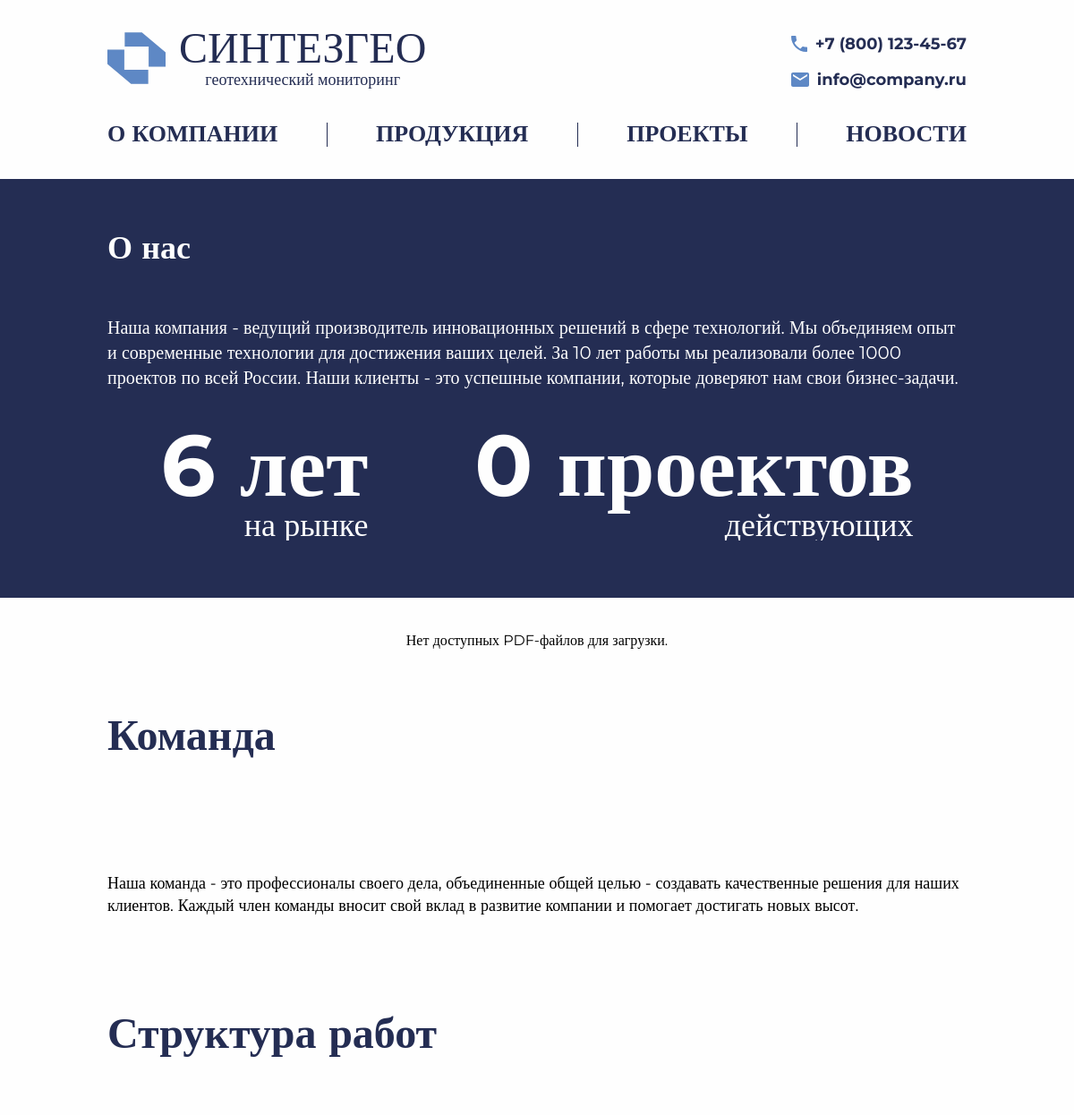
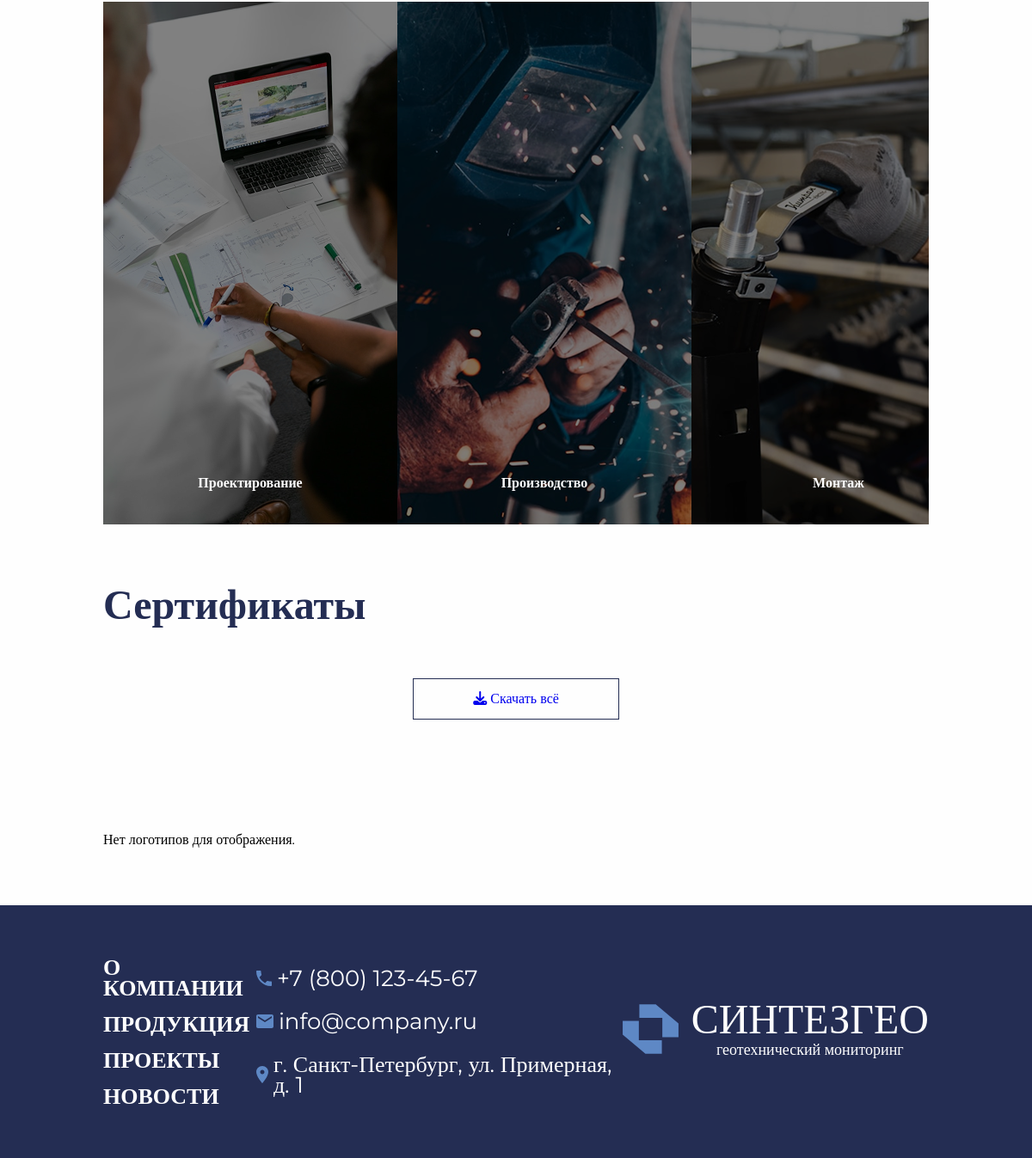
The page /about/ on the database its author committed (2 pictures, top to bottom).
### content/models.py (models this page shows, shortened)
class AboutIndex(models.Model):
    phone = models.TextField(verbose_name="Номер телефона")
    email = models.EmailField(verbose_name="Адрес электронной почтой")
    address = models.TextField(default=None, verbose_name="Адрес предприятия")
    slogan = models.TextField(verbose_name="Слоган")
    description_1 = models.TextField(
        verbose_name="Описание 'О компании' для первого блока главной страницы"
    )
    description_2 = models.TextField(
        verbose_name="Описание 'О компании' для второго блока главной страницы"
    )
    class Meta:
        verbose_name = "Наполнение главной страницы"
        verbose_name_plural = "Наполнение главной страницы (должно быть одно)"

class AboutCompany(models.Model):
    company_description = models.TextField(
        verbose_name="Текст с описанием компании в самом верху страницы"
    )
    colleagues_description = models.TextField(
        verbose_name="Текст для раздела 'Команда'", null=True
    )
    colleagues_main_image = models.ImageField(
        verbose_name="Общее фото для раздела 'Команда'",
        upload_to="company_image/",
        null=True,
        blank=True,
    )
    colleagues = models.ManyToManyField(
        "Colleague",
        related_name="companies",
        blank=True,
        verbose_name="Коллеги",
    )
    class Meta:
        verbose_name = "Наполнение раздела 'О нас'"
        verbose_name_plural = "Наполнение раздела 'О нас' (должно быть одно)"

### api/views.py (the view)
# urls.py: path("about/", about_company_view, name="about"),
def about_company_view(request):
    about_company = AboutCompany.objects.first()
    established_year = 2019
    current_year = timezone.now().year
    years_in_market = current_year - established_year
    certificates = Certificate.objects.all()
    project_count = Project.objects.count()
    logo_images = about_company.logo_images.all()
    company_pdfs = about_company.pdfs.all()
    colleagues = Colleague.objects.all()
    context = {
        "about_company": about_company,
        "colleagues": colleagues,
        "years_in_market": years_in_market,
        "project_count": project_count,
        "certificates": certificates,
        "logo_images": logo_images,
        "company_pdfs": company_pdfs,
    }
    return render(request, "main/about_company.html", context)

### api/context_processors.py (called while the page is built)
def about_index_processor(request):
    about_index = AboutIndex.objects.first()  # Получаем первый объект AboutIndex
    return {
        'about_index': about_index  # Возвращаем объект в контексте
    }

### templates/main/about_company.html (shortened to what this page needs)
{% extends 'main/base.html' %}
{% load static %}
{% block content %}
{% include 'includes_about_company/about_us.html' %}
{% include 'includes_about_company/download_section.html' %}
{% include 'includes_about_company/team_section.html' %}
{% include 'includes_about_company/structure_section.html' %}
{% include 'includes_about_company/sertificates_section.html' %}
{% include 'includes_about_company/partners_section.html' %}
{% endblock %}

### templates/includes/header.html (shortened to what this page needs)
{% load static %}
<header class="header">
  <div class="container">
    <div class="header__wrapper">
      <div class="header__main-menu">
        <div class="header__logo">
            <a href="{% url 'index' %}" class="header__logo_link">
            <div class="header__logo__icon">
                <img src="{% static 'main/src/img/logo.svg' %}" alt="Логотип" class="header__logo__img">
            </div>
            <div class="header__logo__text">
              <div class="header__logo__title">синтезгео</div>
              <div class="header__logo__subtitle">геотехнический мониторинг</div>
            </div>
          </a>
        </div>
        <div class="header__contacts">
            <div class="header__contacts__phone">
                <img src="{% static 'main/src/icon/phone.svg' %}" alt="Телефон" class="header__contacts__phone__icon">
                <a href="tel:{{ about_index.phone }}" class="header__contacts__phone__text">{{ about_index.phone }}</a>
            </div>
            <div class="header__contacts__mail">
                <img src="{% static 'main/src/icon/email.svg' %}" alt="Email" class="header__contacts__mail__icon">
                <a href="mailto:{{ about_index.email }}" class="header__contacts__mail__text">{{ about_index.email }}</a>
            </div>
        </div>
    </div>
    <nav class="header__navbar navbar">
        <ul class="header__navbar__list">
            <a href="{% url 'about' %}" class="header__navbar__list__link">
                <li class="header__navbar__list__item">о компании</li>
            </a>
            <a href="{% url 'products' %}" class="header__navbar__list__link">
                <li class="header__navbar__list__item">продукция</li>
            </a>
            <a href="{% url 'projects' %}" class="header__navbar__list__link">
                <li class="header__navbar__list__item">проекты</li>
            </a>
            <a href="{% url 'news' %}" class="header__navbar__list__link">
                <li class="header__navbar__list__item">новости</li>
            </a>
        </ul>
    </nav>
    </div>
  </div>
</header>

### templates/includes_about_company/about_us.html
<div class="about-us">
    <div class="container">
        <h2 class="about-us__title">О нас</h2>
        <div class="about-us__desc">
            <p class="about-us__text">{{ about_company.company_description }}</p>
            <div class="about-us__info">
                <div class="about-us__info__item">
                    <div class="about-us__info__item__accent">{{ years_in_market }} лет</div>
                    <div class="about-us__info__item__text">на рынке</div>
                </div>
                <div class="about-us__info__item">
                    <div class="about-us__info__item__accent">{{ project_count }} проектов</div>
                    <div class="about-us__info__item__text">действующих</div>
                </div>
            </div>
        </div>
    </div>
</div>

### templates/includes_about_company/team_section.html (shortened to what this page needs)
<section class="team">
    <div class="container">
        <h2 class="section__title team__title">Команда</h2>
        <div class="team__inner">
            <div class="team__preview">
            </div>
            <div class="team__content">
                <p class="team__content__paragraph">
                    {{ about_company.colleagues_description }}
                </p>
            </div>
        </div>
    </div>
</section>

### templates/includes/footer.html (shortened to what this page needs)
{% load static %}
<footer class="footer">
    <div class="container">
        <div class="footer__wrapper">
            <nav class="footer__navbar navbar">
                <ul class="footer__navbar__list">
                    <li><a href="{% url 'about' %}" class="footer__navbar__list__link">О компании</a></li>
                    <li><a href="{% url 'products' %}" class="footer__navbar__list__link">Продукция</a></li>
                    <li><a href="#" class="footer__navbar__list__link">Проекты</a></li>
                    <li><a href="{% url 'news' %}" class="footer__navbar__list__link">Новости</a></li>
                </ul>
            </nav>
            <div class="footer__contacts">
                <div class="footer__contacts__phone">
                    <img src="{% static 'main/src/icon/phone.svg' %}" alt="Телефон" class="footer__contacts__phone__icon">
                    <a href="tel:{{ about_index.phone }}" class="footer__contacts__phone__text">{{ about_index.phone }}</a>
                </div>
                <div class="footer__contacts__mail">
                    <img src="{% static 'main/src/icon/email.svg' %}" alt="Email" class="footer__contacts__mail__icon">
                    <a href="mailto:{{ about_index.email }}" class="footer__contacts__phone__text">{{ about_index.email }}</a>
                </div>
                <div class="footer__contacts__address">
                    <img src="{% static 'main/src/icon/location.svg' %}" alt="Адрес" class="footer__contacts__address__icon">
                    <a href="https://yandex.ru/maps/-/CHAye4PR" target="_blank" class="footer__contacts__phone__text">
                        {{ about_index.address }}
                    </a>
                </div>
            </div>
            <div class="header__logo footer__logo">
                <a href="/" class="header__logo_link">
                  <div class="header__logo__icon footer__logo__icon">
                    <img src="{% static 'main/src/img/logo.svg' %}" alt="Логотип" class="header__logo__img">
                  </div>
                  <div class="header__logo__text footer__logo__text">
                    <div class="header__logo__title footer__logo__title">синтезгео</div>
                    <div class="header__logo__subtitle footer__logo__subtitle">геотехнический мониторинг</div>
                  </div>
                </a>
              </div>
        </div>
    </div>
</footer>

### static/main/css/style.css (style rules this page uses)
:root { --color-dark: #000; --color-light: #fefefe; --color-accent: #242D53; --color-accent-rgba: rgba(36, 45, 83, 0.2); --color-accent-blue: #5E88C5; --transition-duration: .3s; --transition-timing-function: ease-in; }
* { margin: 0; padding: 0; box-sizing: border-box; }
html { font-size: 62.5%; scroll-behavior: smooth; }
body { font-size: 1.6rem; line-height: 2.4rem; font-family: "Montserrat", serif; background-color: var(--color-light); }
img { display: inline-block; }
a { text-decoration: none; transition-duration: var(--transition-duration); transition-timing-function: var(--transition-timing-function); }
.container { max-width: 1368px; width: 100%; margin: 0 auto; overflow: hidden; }
.section__title { font-size: 4.8rem; font-weight: 700; line-height: 5.9rem; color: var(--color-accent); }
.header { display: flex; align-items: center; width: 100%; position: sticky; padding: 3.6rem 0; top: 0; background-color: var(--color-light); color: var(--color-accent); z-index: 10; }
.header__wrapper { display: flex; flex-direction: column; justify-content: space-between; gap: 3.6rem; }
.header__main-menu { display: flex; flex-direction: row; justify-content: space-between; gap: 3.3rem; }
.header__contacts { display: flex; flex-direction: column; justify-content: center; gap: 1.6rem; font-size: 1.8rem; line-height: 2.4rem; font-weight: 700; }
.header__contacts>div { display: flex; gap: 9px; }
.header__contacts a { display: block; color: var(--color-accent); }
.header__navbar { text-transform: uppercase; font-weight: 700; }
.header__navbar__list { display: flex; justify-content: space-between; list-style: none; font-size: 2.6rem; }
.header__navbar__list__link { position: relative; display: flex; justify-content: center; color: var(--color-accent); transition-duration: .2s; transition-timing-function: var(--transition-timing-function); }
.header__navbar__list__item { position: relative; display: flex; padding-bottom: 3px; }
.header__logo { display: flex; align-items: center; }
.header__logo_link { display: flex; align-items: start; height: 6.5rem; gap: 1.5rem; }
.header__logo img { display: inline-block; width: 6.5rem; }
.header__logo__text { display: flex; flex-direction: column; justify-content: space-between; align-self: start; font-family: 'Nasalization'; color: var(--color-accent); }
.header__logo__title { display: flex; align-items: center; justify-content: center; height: 3.6rem; font-size: 4.8rem; text-transform: uppercase; }
.header__logo__subtitle { display: flex; align-items: end; justify-content: center; height: 2.9rem; width: 100%; display: flex; font-size: 1.8rem; }
.footer { height: 400px; }
.footer { height: 29.4rem; padding: 6rem 0; background-color: var(--color-accent); font-size: 2.6rem; }
.footer__wrapper { display: flex; justify-content: space-between; align-items: center; height: 17.4rem; }
.footer__wrapper a { color: var(--color-light); }
.footer__navbar { height: 100%; }
.footer__navbar__list { display: flex; flex-direction: column; justify-content: space-between; height: 100%; list-style: none; text-transform: uppercase; font-weight: 700; }
.footer__contacts { display: flex; flex-direction: column; justify-content: space-around; align-items: start; height: 100%; }
.footer__contacts div { display: flex; gap: 0.6rem; }
.footer__logo__text { color: var(--color-light); }
.about-us { background-color: var(--color-accent); padding: 6.4rem 3.6rem; color: var(--color-light); margin-bottom: 3.6rem; }
.about-us__title { font-size: 3.6rem; }
.about-us__desc { display: flex; flex-direction: column; gap: 3.6rem; margin-top: 6.4rem; }
.about-us__text { font-size: 2rem; line-height: 140%; }
.about-us__info { display: flex; justify-content: space-around; }
.about-us__info__item { display: flex; flex-direction: column; }
.about-us__info__item__accent { font-size: 9.6rem; line-height: 9.6rem; font-weight: 700; }
.about-us__info__item__text { display: flex; align-self: end; font-size: 3.6rem; line-height: 3.6rem; }
.team__inner { display: flex; flex-direction: column; gap: 3.6rem; margin: 6.4rem 0; }
.team__preview { max-height: 70rem; overflow: hidden; }
.team__content { font-size: 1.8rem; line-height: 140%; }
@media (max-width: 1400px) { .container { max-width: 1140px; } }
@media (max-width: 1200px) { .container { max-width: 960px; } }

### rows shown on the page
AboutIndex: phone "+7 (800) 123-45-67", email "info@company.ru", address "г. Санкт-Петербург, ул. Примерная, д. 1"
AboutCompany: company_description "Наша компания - ведущий производитель инновационных решений в сфере технологий. Мы объединяем опыт и современные технологии для достижения ваших целей. За 10 лет работы мы реализовали более 1000 проектов по всей России. Наши клиенты - это успешные компании, которые доверяют нам свои бизнес-задачи.", colleagues_description "Наша команда - это профессионалы своего дела, объединенные общей целью - создавать качественные решения для наших клиентов. Каждый член команды вносит свой вклад в развитие компании и помогает достигать новых высот."

### other values the page prints
{{ project_count }} "0"
